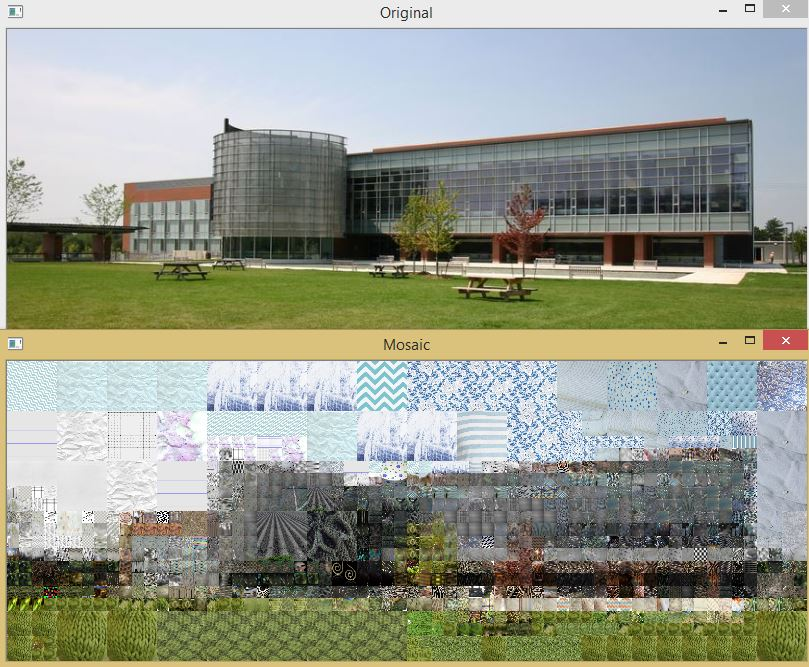
#> input picture variableMosaic3.JPG, 809 x 667 px; the run also reads 1 picture not shown here
$ python fp.py variableMosaic3.JPG .   (Python 2 division)
#> lines starting #> are read from the running program, lines starting #| are printed output that depends on the picture
import cv2
import numpy as np
from scipy import signal
import scipy.ndimage as nd
import scipy.ndimage.filters as ft
import os
from scipy import spatial
import argparse

def gauss1d(sigma,mean,x,ord):
    x=x-mean
    num=np.multiply(x,x)
    variance=np.power(sigma,2)
    denom=2*variance
    g = np.zeros(num.shape)

    for i in range(0, len(num)):
        g[i] = np.exp(-num[i]/denom)/np.power((np.pi*denom),0.5)

    if (ord == 1):
        g = np.multiply(-g,(x/variance))
    elif (ord == 2):
        g = np.multiply(g, ((num-variance)/(np.power(variance,2))))

    return g

def makefilter(scale,phasex,phasey,pts,sup):
    gx=gauss1d(3*scale,0,pts[0,:],phasex)
    gy=gauss1d(scale,0,pts[1,:],phasey)

    gc = np.multiply(gx,gy)
    gc = np.reshape(gc,(sup,sup))

    gcMin, gcMax = gc.min(), gc.max()
    f = (gc - gcMin)/(gcMax - gcMin)
    return f

def makeLMfilters():
    SUP = 49
    SCALEX = np.array([np.power(np.sqrt(2),1), np.power(np.sqrt(2),2), np.power(np.sqrt(2),3)])
    NORIENT = 6
    NROTINV = 12
    NBAR = len(SCALEX)*NORIENT
    NEDGE = len(SCALEX)*NORIENT
    NF = NBAR+NEDGE+NROTINV
    F = np.zeros([SUP,SUP,NF])
    hsup = (SUP-1)/2

    ind = np.linspace(-hsup,hsup, SUP)
    X,Y = np.meshgrid(ind, ind)
    orgpts = np.array([X.ravel(), Y.ravel()])
    #orgpts = np.transpose(orgpts)

    count=0
    for scale in range(0, len(SCALEX)):
        for orient in range(0, NORIENT):
            angle = np.pi*orient/NORIENT
            c = np.cos(angle)
            s = np.sin(angle)

            test = np.array([[c, -s], [s, c]])

            rotpts =  np.dot(test, orgpts)

            test = makefilter(SCALEX[scale],0,1,rotpts,SUP)

            F[:,:,count] = makefilter(SCALEX[scale],0,1,rotpts,SUP)
            F[:,:,count+NEDGE] = makefilter(SCALEX[scale],0,2,rotpts,SUP)
            count=count+1

    count=NBAR+NEDGE
    j = 0
    SCALES=np.array([np.power(np.sqrt(2),1), np.power(np.sqrt(2),2), np.power(np.sqrt(2),3), np.power(np.sqrt(2),4)])
    for i in range(0,len(SCALES)):

        gc = np.reshape(signal.gaussian(SUP, SCALES[i]),(49,1)) * np.transpose(np.reshape(signal.gaussian(SUP, SCALES[i]),(49,1)))
        gcMin, gcMax = gc.min(), gc.max()
        f = (gc - gcMin)/(gcMax - gcMin)
        F[:,:,count] = f

        gc = np.reshape(signal.gaussian(SUP, SCALES[i]),(49,1)) * np.transpose(np.reshape(signal.gaussian(SUP, SCALES[i]),(49,1)))
        gcMin, gcMax = gc.min(), gc.max()
        f = (gc - gcMin)/(gcMax - gcMin)

        gc = nd.gaussian_laplace(f, SCALES[j])
        gcMin, gcMax = gc.min(), gc.max()
        f = (gc - gcMin)/(gcMax - gcMin)
        test = f

        F[:,:,count+1] = test

        gc = np.reshape(signal.gaussian(SUP, SCALES[i]),(49,1)) * np.transpose(np.reshape(signal.gaussian(SUP, SCALES[i]),(49,1)))
        gcMin, gcMax = gc.min(), gc.max()
        f = (gc - gcMin)/(gcMax - gcMin)

        gc = nd.gaussian_laplace(f, 3*SCALES[j])
        gcMin, gcMax = gc.min(), gc.max()
        f = (gc - gcMin)/(gcMax - gcMin)
        test = f

        F[:,:,count+2] = test

        count=count+3
        j = j + 1

    return F

#***********************************
# [42 lines left out: functions colourVoting, filterImage, not called in this run]
#*********************************************************************************************************
#*********************************************************************************************************
#*********************************************************************************************************

def createMosaic(image, folder):
    print "Start"

    F = makeLMfilters()

    print "Filter Made"

    img = cv2.imread(image)
#> img is the input picture: shape (667, 809, 3); mean B, G, R 141.4, 155.6, 151.7
    fdir = folder

    scale = 10

    #***********
    x = img.shape[0] - (img.shape[0] % scale)
#> x = 660
    xn = (img.shape[0] % scale) / scale
#> xn = 0

    if (xn < 0.5):
        xn = 0
    else:
        xn = 1
    x += (scale * xn)

    y = img.shape[1] - (img.shape[1] % scale)
#> y = 800
    yn = (img.shape[1] % scale) / scale
#> yn = 0

    if (yn < 0.5):
        yn = 0
    else:
        yn = 1
    y += (scale * yn)
    #***********

    img = cv2.resize(img,(y,x)).astype('uint8')
#> img: shape (660, 800, 3)
    imgGrey = cv2.cvtColor(img, cv2.COLOR_RGB2GRAY)
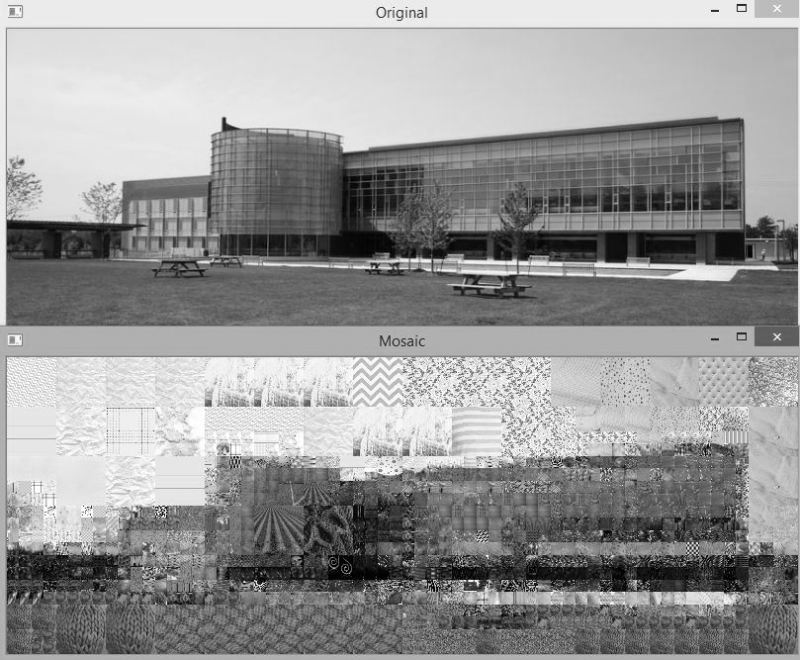
#> imgGrey: shape (660, 800); min 0, max 255, mean 150.8
    img2 = img.copy()
    img3 = img.copy()


    imageList = []
    colourList = []
    textureList = []

    if os.path.isfile('textureValues.npy') != True:
        for filename in os.listdir(fdir):
#> (the run stopped early here; a loop or call above may not have finished)
